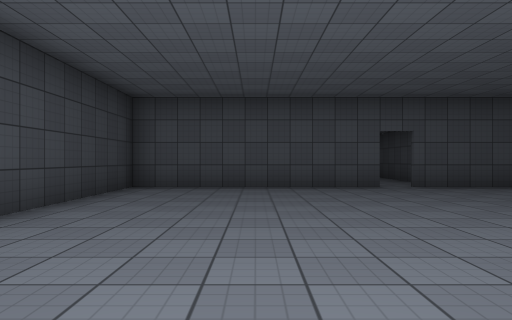
[1] (above)

16 first-person views from a walk through a Unity game level. The camera is 1.2 m above the floor, looks level and sees 70° across. The floor is counted in squares, 2 m on a side. Each view is taken from the middle of a square. On the plan, view 1 faces up. The plan holds only what a view shows up to about 10 squares ahead; the rest is blank. The player is left out. Door leaves are left out, so doorways stand open. Some surface patterns are stand-ins.

[2]
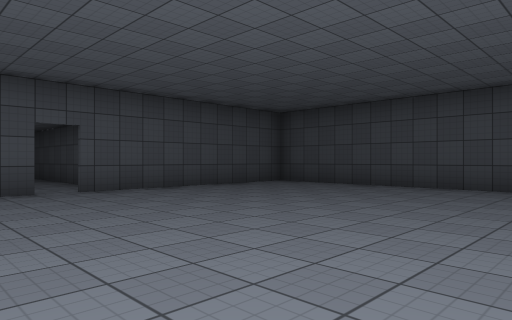

[3]
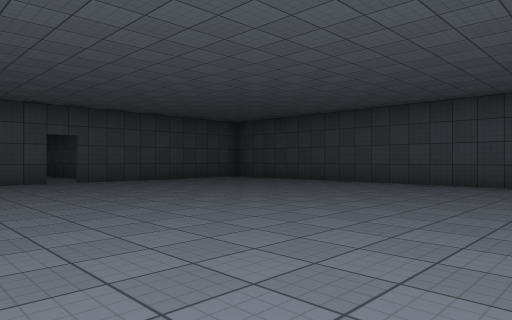

[4]
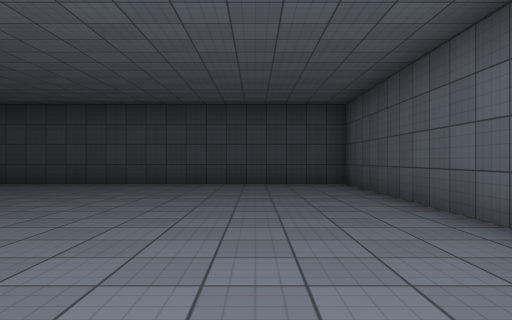

[5]
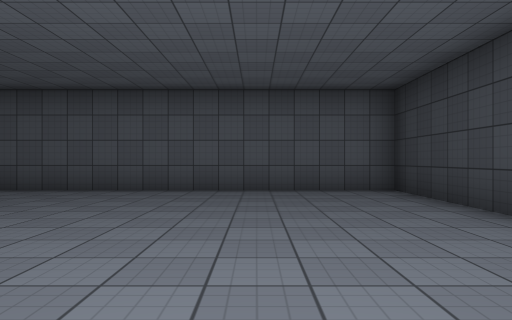

[6]
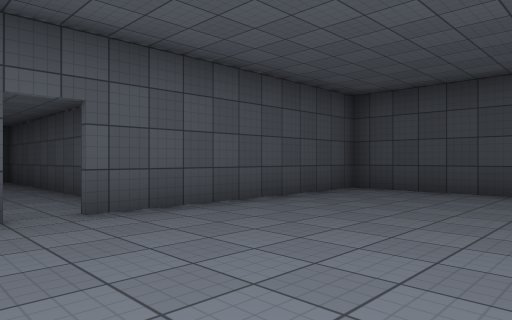

[7]
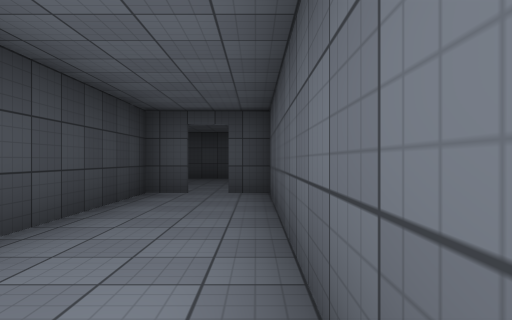

[8]
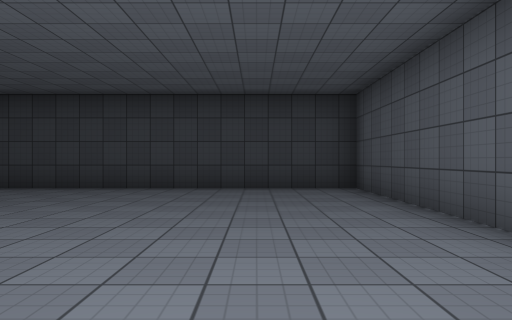

[9]
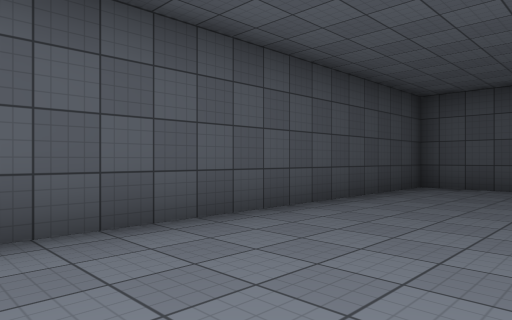

[10]
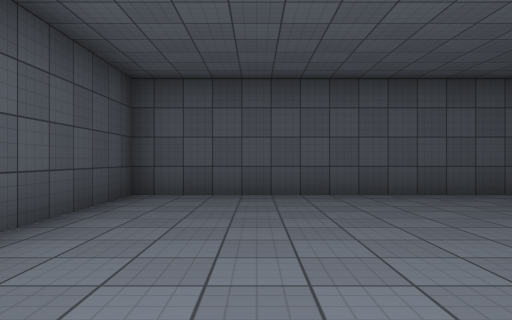

[11]
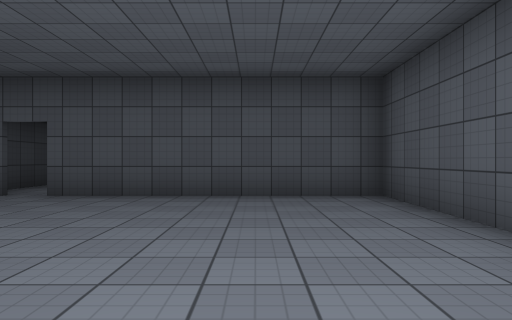

[12]
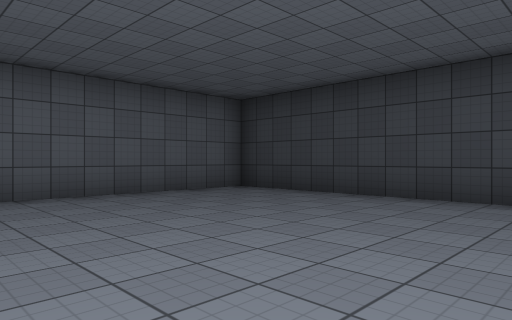

[13]
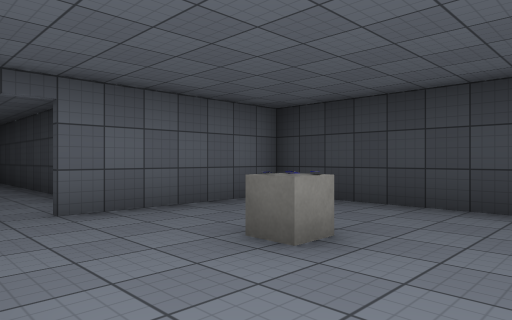

[14]
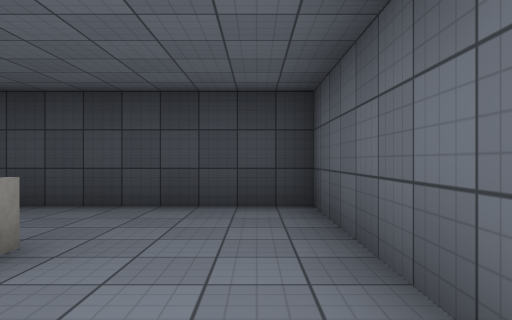

[15]
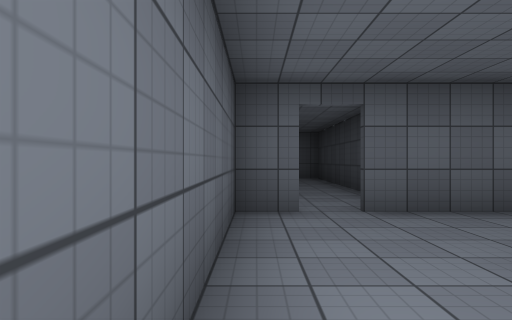

[16]
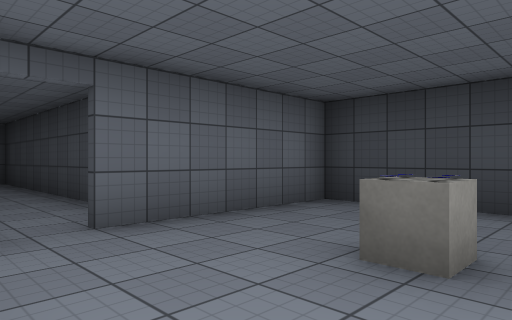

### Floor plan
Points are (right, up) in squares from view 1. A wall is a line through its corners. A room is listed if a view was taken in it or the views show most of it. See-through windows are left out.
Room 1 (views 1, 2, 3, 4, 5, 6, 8, 9, 10, 11, 12)
walls: (2.9, 8.1) (-2.8, 8.1) (-2.8, -4.3) (9.1, -4.3) (9.1, 8.1) (3.5, 8.1)
ways out: open door at (3, 8) to room 2
Room 2 (view 7)
walls: (4.3, 9.3) (4.3, 15.6) (3.5, 15.6); (2.8, 15.6) (2, 15.6) (2, 8.3)
ways out: open door at (3, 8) to room 1; open door at (3, 16) to room 3
Room 3 (views 13, 14, 15, 16)
walls: (3.5, 15.8) (4.3, 15.8) (4.3, 19.8); (3, 20.8) (-0.8, 20.8) (-0.8, 15.8) (2.8, 15.8)
ways out: open door at (3, 16) to room 2
objects: other object (3, 18)

Positions as (right, up) in squares from view 1, and headings:
1: (0, 0), facing up
2: (1, 1), facing up-right
3: (0, -2), facing up-right
4: (0, -2), facing right
5: (0, 3), facing down
6: (2, 4), facing up-right
7: (4, 9), facing up
8: (5, 6), facing left
9: (6, 4), facing down-right
10: (7, 2), facing down
11: (7, 2), facing up
12: (3, 2), facing down-left
13: (4, 20), facing down-left
14: (4, 20), facing left
15: (4, 20), facing down
16: (4, 19), facing down-left
